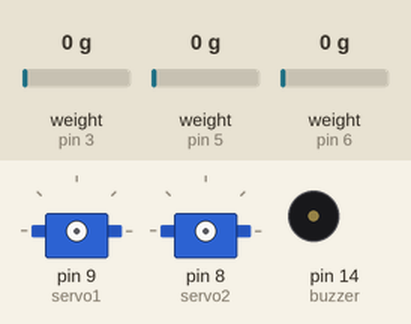
This sketch was run on a simulated Arduino Uno, built with avr-gcc and run on an emulated ATmega328P. On the bench: 2 × servo, buzzer (waves = sounding). The inputs (shaded band) are chosen by the test bench; at power-on: weight on the scale (sensors on pin 3, pin 5, pin 6) 0 g. Storage starts empty; what the sketch prints to the serial monitor is not drawn.

Above: at 0.2 s.
At 39.69 s:
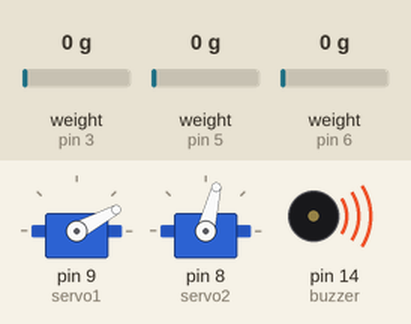
Timing chart, 0 to 40.0 s (numbered marks = the images above):
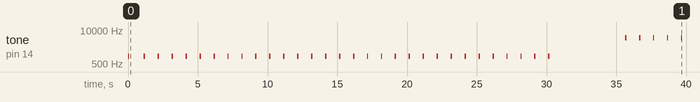

Measured:
- by itself, tone on pin 14 (buzzer): plays 1000 Hz for 0.10 s, 1000 Hz for 0.10 s, 1000 Hz for 0.10 s, 1000 Hz for 0.10 s, 1000 Hz for 0.10 s, 1000 Hz for 0.10 s … (36 notes in this stretch)

The sketch:

StaticFireTest2.ino
```cpp
#include <Servo.h>
#include "HX711.h"
#include <SPI.h>
#include <SD.h>

#define calibration_factor_1 394.86
#define calibration_factor_2 393.09
#define calibration_factor_3 392.33

#define LOADCELL_1_DOUT_PIN  6
#define LOADCELL_1_SCK_PIN  7

#define LOADCELL_2_DOUT_PIN  5
#define LOADCELL_2_SCK_PIN  4

#define LOADCELL_3_DOUT_PIN  3
#define LOADCELL_3_SCK_PIN  2

Servo servo1;
Servo servo2;

HX711 LoadPoint1;
HX711 LoadPoint2;
HX711 LoadPoint3;

File file1;

int pos;
int pos2;
int zeroPos = 28;
int zeroPos2 = 76;
int maxPos = 43;
int maxPos2 = 81;
int minPos = 13;
int minPos2 = 71;
int dlay = 5;
const int buzzer = 14;

void setup() {
  pinMode(buzzer, OUTPUT);
  tone(buzzer, 1000);
  delay(100);
  noTone(buzzer);

  Serial.begin(9600);
  while (!Serial) {
  }
  Serial.print("\nInitializing SD card...");
  if (!SD.begin(10)) {
    Serial.println("\nInitialization failed!");
    while (1);
  }
  Serial.println("\nInitialization done.");

  file1 = SD.open("Test2.txt", FILE_WRITE);
  if (file1) {
    Serial.println("\nFile opened successfully.");
    delay(1000);

    servo1.attach(9);
    servo2.attach(8);
    servo1.write(zeroPos);
    servo2.write(zeroPos2);

    LoadPoint1.begin(LOADCELL_1_DOUT_PIN, LOADCELL_1_SCK_PIN);
    LoadPoint1.set_scale(calibration_factor_1);

    LoadPoint2.begin(LOADCELL_2_DOUT_PIN, LOADCELL_2_SCK_PIN);
    LoadPoint2.set_scale(calibration_factor_2);

    LoadPoint3.begin(LOADCELL_3_DOUT_PIN, LOADCELL_3_SCK_PIN);
    LoadPoint3.set_scale(calibration_factor_3);
    delay(10);
    terminalCount();
  } else {
    Serial.println("\nError opening Test1.txt");
  }
}

void loop() {
}

void terminalCount() {
  for (int i = 0; i < 30; i++) {
    tone(buzzer, 1000);
    delay(100);
    noTone(buzzer);
    delay(900);
  }
  file1.println("Setting TVC to zero positions...");
  delay(500);
  servo1.write(zeroPos);
  servo2.write(zeroPos2);
  file1.println("Beginning Tare...");
  LoadPoint1.tare();
  LoadPoint2.tare();
  LoadPoint3.tare();
  delay(1000);
  file1.println("Continuing with final countdown...");
  for (int i = 10; i > 0; i--) {
    tone(buzzer, 5000);
    delay(100);
    noTone(buzzer);
    delay(900);
    file1.println("T-" + String(i));
  }

  tone(buzzer, 5000);
  file1.println("Ignition");
  delay(1000);
  noTone(buzzer);
  file1.println("Force in Newtons: ");

  int i = 0;
  int t = 0;
  while (true) {
    if (i == 800) {
      break;
    }
    //Multiply by 0.009807 to convert from gram-force to Newtons
    float force1 = 0.009807*LoadPoint1.get_units();
    float force2 = 0.009807*LoadPoint2.get_units();
    float force3 = 0.009807*LoadPoint3.get_units();

    //Code for gimabling TVC mount to extreme vector positions (four corners)
    if(force1 >1 || force2>1 || force3>1){
      t++;
    }
    if(t > 20 && t<50){
      servo1.write(maxPos);
      servo2.write(maxPos2);
    }
    if(t > 50 && t<70){
      servo1.write(minPos);
    }
    if(t > 70 && t<90){
      servo2.write(minPos2);
    }
    if(t > 90 && t<110){
      servo1.write(maxPos);
    }
    if(t > 110){
      servo1.write(zeroPos);
      servo2.write(zeroPos2);
    }


    file1.print(force1, 10);
    file1.print(" ");
    file1.print(force2, 10);
    file1.print(" ");
    file1.print(force3, 10);
    file1.print(" \n");
    i++;
  }
  file1.close();
  Serial.println("Data written to file.");
  tone(buzzer, 1000);
  delay(100);
  noTone(buzzer);
}
```
